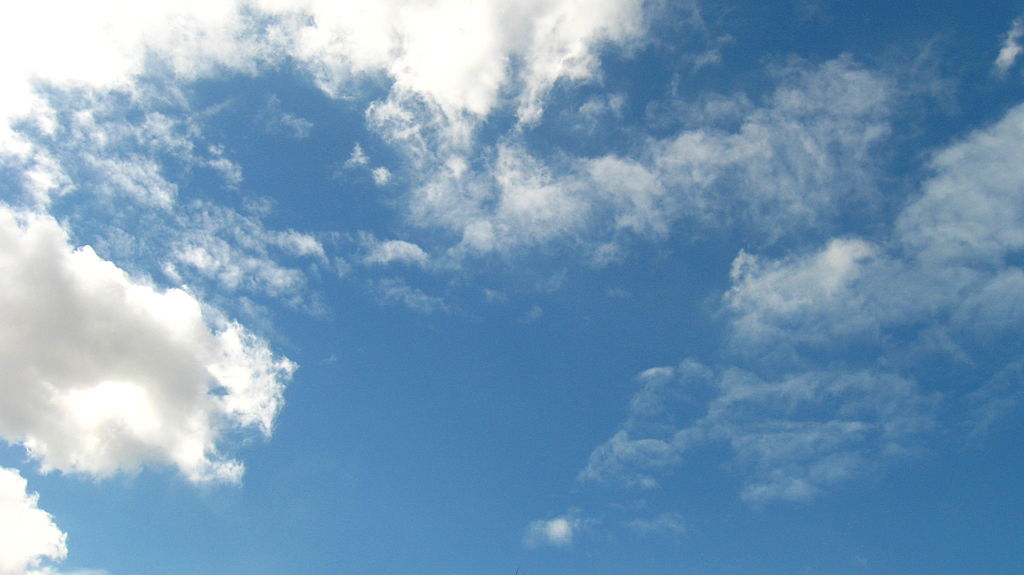
#> input picture 00_Image_Processing/images/sky.jpg, 1024 x 575 px, found by its file name
$ jupyter execute 02OpenCV_Functions.ipynb
#> lines starting #> are read from the running program, lines starting #| are printed output that depends on the picture
import cv2 # OpenCV use as cv2 in python

[cell 1]
# this is to show the colorful image

import cv2

img1 = cv2.imread("/Users/mekalathuruchenchaiah/Desktop/PROGRAMMING/Computer Vision/00_Image_Processing/images/sky.jpg", 1) # After the path if we keep 1 then it would be colored image, if we keep 0 then it would be gray scale image
#> img1 is the input picture: shape (575, 1024, 3); mean B, G, R 184.6, 154.6, 119
img1 = cv2.resize(img1, (600, 600)) # width and height
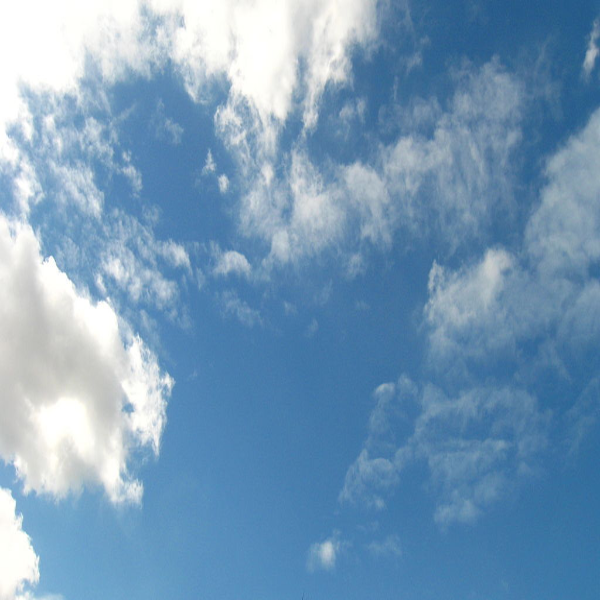
#> img1: shape (600, 600, 3); mean B, G, R 184.5, 154.5, 118.9
print(img1)
#> (printed output is left out)
cv2.imshow("Original", img1)
cv2.waitKey(10000) # 10 seconds it will hold the image
cv2.destroyAllWindows() # it will free all the windows
print("All windows freed")

[cell 2]
# Gray Scale image

import cv2

img2 = cv2.imread("/Users/mekalathuruchenchaiah/Desktop/PROGRAMMING/Computer Vision/00_Image_Processing/images/sky.jpg", 0)  # 0 means gray scale image
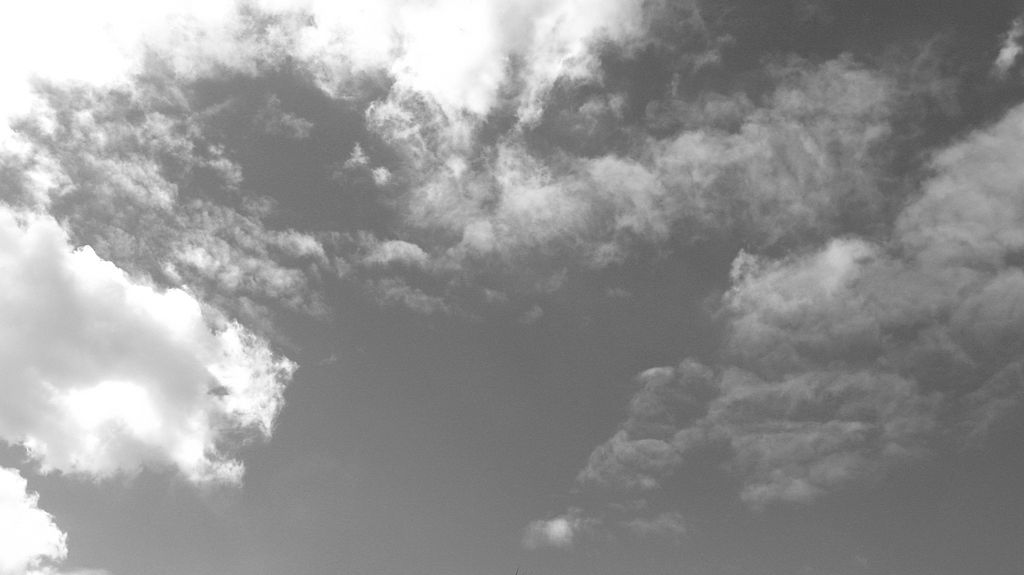
#> img2: shape (575, 1024); min 75, max 255, mean 147.4
img2 = cv2.resize(img2, (900, 600))
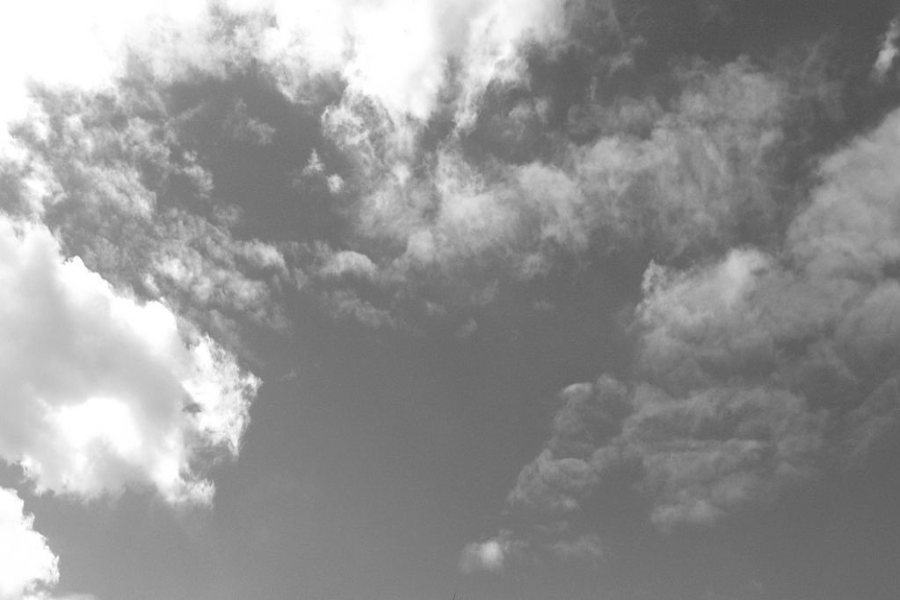
#> img2: shape (600, 900); min 76, max 255, mean 147.3
print("The array values of grayscale image", img2)
#> (printed output is left out)
cv2.imshow("Gray Scale Image", img2)
cv2.waitKey(5000)        # 5000 milli seconds
cv2.destroyAllWindows() # frees the memory
print("Memory Freed")

[cell 3]
# Saturated colors

import cv2

img3 = cv2.imread("/Users/mekalathuruchenchaiah/Desktop/PROGRAMMING/Computer Vision/00_Image_Processing/images/sky.jpg", -1) # -1 means the saturated image
img3 = cv2.resize(img3, (1000, 600))
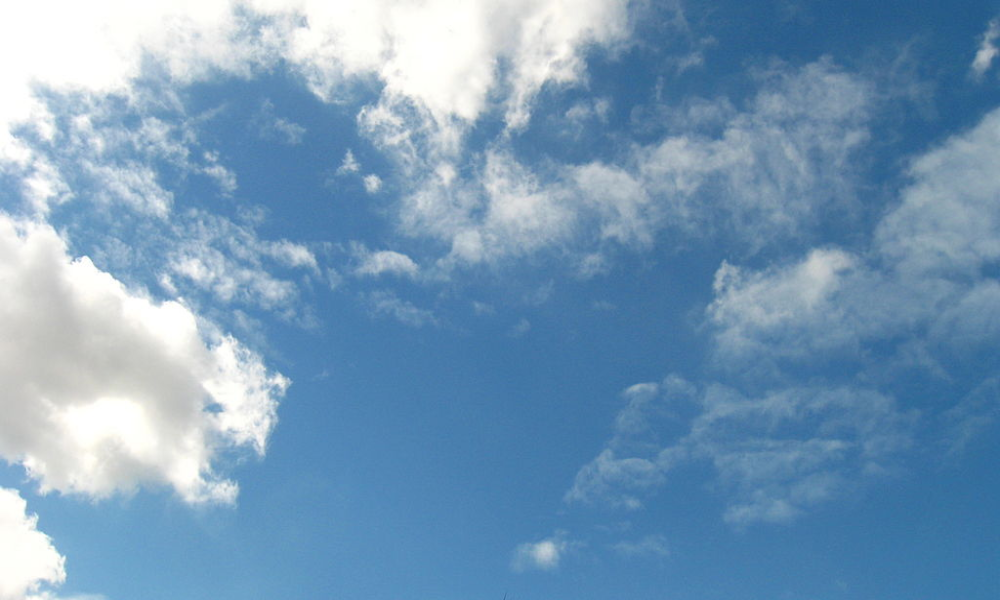
#> img3: shape (600, 1000, 3); mean B, G, R 184.5, 154.5, 118.9
print("The image values of array is :",img3)
#> (printed output is left out)
cv2.imshow("The Saturated Image", img3)
cv2.waitKey(5000)        #5000 milli seconds
cv2.destroyAllWindows()
print("The memory is freed now")
